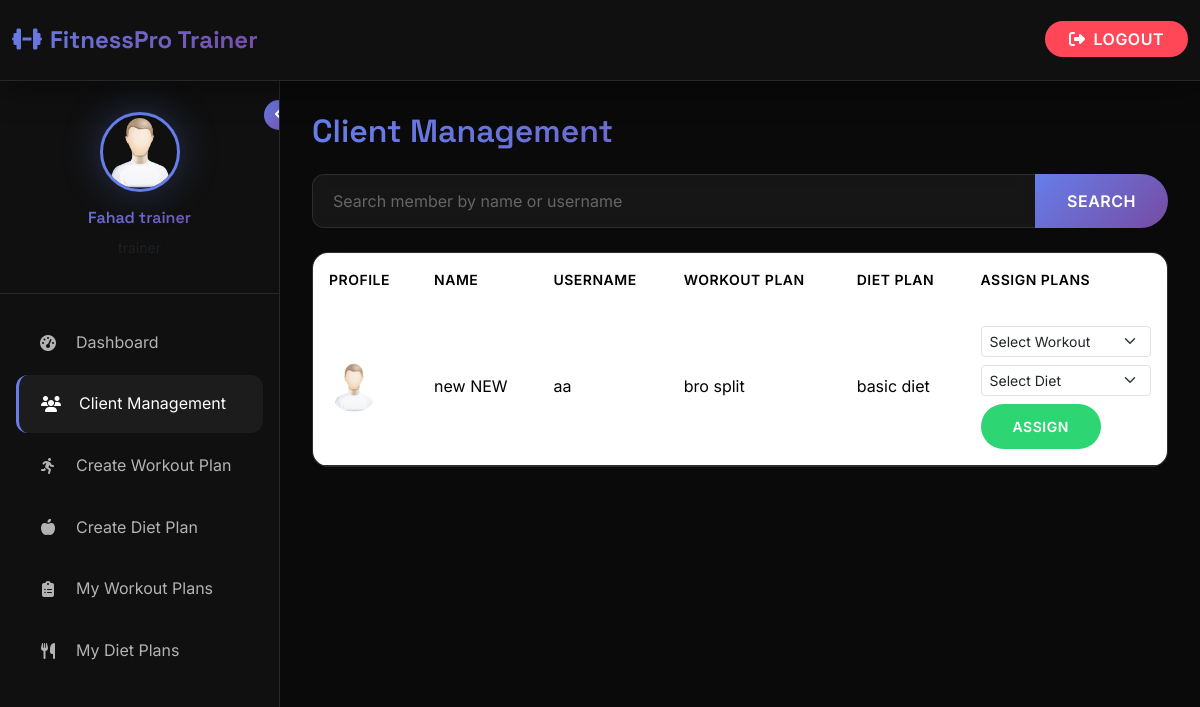
The page /trainer/clients (signed in) on the database its author committed.
### gym_management/gym_app/models.py (models this page shows, shortened)
class Trainer(models.Model):
    first_name = models.CharField(max_length=50)
    last_name = models.CharField(max_length=50)
    email = models.CharField(max_length=50, null=True, blank=True)
    phone_number = models.CharField(max_length=20)
    username = models.CharField(max_length=150, unique=True)
    password = models.CharField(max_length=100)
    specialization = models.CharField(max_length=200, null=True, blank=True)
    image = models.ImageField(upload_to="trainers/", default="trainers/default.png", null=True, blank=True)
    created_at = models.DateTimeField(auto_now_add=True)

class Gym_user(models.Model):
    first_name = models.CharField(max_length=50)
    last_name = models.CharField(max_length=50)
    dob = models.DateField()
    phone_number = models.CharField(max_length=20)
    image = models.ImageField(upload_to="users_profile_images/", default="users_profile_images/default.png", null=True, blank=True)
    weight = models.IntegerField(null=True, blank=True)
    height = models.IntegerField(null=True, blank=True)
    date_of_joining = models.DateTimeField(auto_now_add=True)
    email = models.CharField(max_length=50, null=True, blank=True)
    username = models.CharField(max_length=150, unique=True)
    password = models.CharField(max_length=100)
    address = models.ForeignKey(Address, on_delete=models.CASCADE, null=True, blank=True)
    gender = models.ForeignKey(Gender, on_delete=models.CASCADE)
    gym_split = models.ForeignKey(Gym_split, on_delete=models.CASCADE, null=True, blank=True)
    muscle_strength = models.ForeignKey(Muscle_strength, on_delete=models.CASCADE, null=True, blank=True)
    membership_plan = models.ForeignKey(MembershipPlan, on_delete=models.CASCADE, null=True, blank=True)
    payment_proof = models.ImageField(upload_to="payment_proofs/", null=True, blank=True)
    is_approved = models.BooleanField(default=False)
    is_blocked = models.BooleanField(default=False)
    membership_start_date = models.DateField(null=True, blank=True)
    membership_end_date = models.DateField(null=True, blank=True)
    reminder_sent = models.BooleanField(default=False)
    assigned_trainer = models.ForeignKey(Trainer, on_delete=models.SET_NULL, null=True, blank=True, related_name='assigned_members')
    trainer_requested = models.BooleanField(default=False)
    assigned_workout_plan = models.ForeignKey(WorkoutPlan, on_delete=models.SET_NULL, null=True, blank=True)
    assigned_diet_plan = models.ForeignKey(DietPlan, on_delete=models.SET_NULL, null=True, blank=True)

class WorkoutPlan(models.Model):
    trainer = models.ForeignKey(Trainer, on_delete=models.CASCADE, related_name='workout_plans')
    name = models.CharField(max_length=200)
    description = models.TextField()
    difficulty_level = models.CharField(max_length=50, choices=[
        ('beginner', 'Beginner'),
        ('intermediate', 'Intermediate'),
        ('advanced', 'Advanced')
    ])
    created_at = models.DateTimeField(auto_now_add=True)
    is_default = models.BooleanField(default=False)

class DietPlan(models.Model):
    trainer = models.ForeignKey(Trainer, on_delete=models.CASCADE, related_name='diet_plans')
    name = models.CharField(max_length=200)
    description = models.TextField()
    total_calories = models.IntegerField(null=True, blank=True)
    created_at = models.DateTimeField(auto_now_add=True)
    is_default = models.BooleanField(default=False)

### gym_management/gym_app/views.py (the view)
# urls.py: path('trainer/clients', views.trainer_clients, name='trainer_clients'),
def trainer_clients(request):
    if 'trainer_id' not in request.session:
        return redirect('/trainer_login')
    trainer = Trainer.objects.get(id=request.session['trainer_id'])
    query = request.GET.get('q', '')
    members = Gym_user.objects.filter(assigned_trainer=trainer)
    if query:
        members = members.filter(
            Q(first_name__icontains=query) |
            Q(last_name__icontains=query) |
            Q(username__icontains=query)
        )
    context = {
        'trainer': trainer,
        'members': members,
        'workout_plans': WorkoutPlan.objects.filter(trainer=trainer),
        'diet_plans': DietPlan.objects.filter(trainer=trainer),
        'query': query
    }
    return render(request, 'trainer/client_management.html', context)

### gym_management/gym_app/templates/trainer/client_management.html (shortened to what this page needs)
{% extends 'base_trainer.html' %}
{% block content %}
<h2 class="gradient-text mb-4">Client Management</h2>
<form method="get" class="mb-4">
  <div class="input-group">
    <input type="text" class="form-control" name="q" placeholder="Search member by name or username" value="{{ query }}">
    <button class="btn btn-primary" type="submit">Search</button>
  </div>
</form>
{% if members %}
<div class="table-responsive">
  <table class="table table-hover">
    <thead>
      <tr>
        <th>Profile</th>
        <th>Name</th>
        <th>Username</th>
        <th>Workout Plan</th>
        <th>Diet Plan</th>
        <th>Assign Plans</th>
      </tr>
    </thead>
    <tbody>
      {% for m in members %}
      <tr>
        <td><img src="{{ m.image.url }}" width="50" class="rounded-circle"></td>
        <td>{{ m.first_name }} {{ m.last_name }}</td>
        <td>{{ m.username }}</td>
        <td>{{ m.assigned_workout_plan.name|default:"Not Assigned" }}</td>
        <td>{{ m.assigned_diet_plan.name|default:"Not Assigned" }}</td>
        <td>
          <form method="post" action="{% url 'assign_plan_to_member' %}">
            <select name="workout_plan_id" class="form-select form-select-sm mb-2">
              <option value="">Select Workout</option>
            </select>
            <select name="diet_plan_id" class="form-select form-select-sm mb-2">
              <option value="">Select Diet</option>
            </select>
            <button type="submit" class="btn btn-success btn-sm">Assign</button>
          </form>
        </td>
      </tr>
      {% endfor %}
    </tbody>
  </table>
</div>
{% else %}
<p>No members found.</p>
{% endif %}
{% endblock %}

### gym_management/gym_app/templates/base_trainer.html (shortened to what this page needs)
{% load static %}
<!DOCTYPE html>
<html lang="en">
<head>
    <link href="https://cdn.jsdelivr.net/npm/bootstrap@5.3.2/dist/css/bootstrap.min.css" rel="stylesheet">
    <link rel="stylesheet" href="https://cdnjs.cloudflare.com/ajax/libs/font-awesome/6.5.0/css/all.min.css">
    <link href="https://unpkg.com/aos@2.3.1/dist/aos.css" rel="stylesheet">
</head>
<body>
    <div class="admin-wrapper">
        <nav class="navbar navbar-expand-lg admin-navbar">
            <div class="container-fluid">
                <a class="navbar-brand" href="{% url 'trainer_dashboard' %}">
                    <i class="fas fa-dumbbell me-2"></i>FitnessPro Trainer
                </a>
                <div class="ms-auto">
                    <a href="{% url 'logout' %}" class="logout-btn">
                        <i class="fas fa-sign-out-alt me-2"></i>Logout
                    </a>
                </div>
            </div>
        </nav>
        <aside class="admin-sidebar" id="adminSidebar">
            <button class="sidebar-toggle d-none d-lg-block" onclick="toggleSidebar()">
                <i class="fas fa-angle-left" id="toggleIcon"></i>
            </button>
            <div class="admin-user-info">
                {% if trainer.image %}
                    <img src="{{ trainer.image.url }}" class="admin-user-avatar" alt="Trainer Avatar">
                {% else %}
                    <img src="{% static 'images/find_user.png' %}" class="admin-user-avatar" alt="Trainer Avatar">
                {% endif %}
                <h6 class="gradient-text">{{ trainer.first_name }} {{ trainer.last_name }}</h6>
                <small class="text-muted">{{ trainer.specialization|default:"Fitness Trainer" }}</small>
            </div>
            <nav class="admin-nav">
                <div class="admin-nav-item">
                    <a href="{% url 'trainer_dashboard' %}" class="admin-nav-link {% if request.path == '/trainer/dashboard' %}active{% endif %}">
                        <i class="fas fa-tachometer-alt"></i>
                        <span>Dashboard</span>
                    </a>
                </div>
                <div class="admin-nav-item">
                    <a href="{% url 'trainer_clients' %}" class="admin-nav-link {% if request.path == '/trainer/clients' %}active{% endif %}">
                        <i class="fas fa-users"></i>
                        <span>Client Management</span>
                    </a>
                </div>
                <div class="admin-nav-item">
                    <a href="{% url 'create_workout_plan_page' %}" class="admin-nav-link {% if request.path == '/trainer/create-workout-plan' %}active{% endif %}">
                        <i class="fas fa-running"></i>
                        <span>Create Workout Plan</span>
                    </a>
                </div>
                <div class="admin-nav-item">
                    <a href="{% url 'create_diet_plan_page' %}" class="admin-nav-link {% if request.path == '/trainer/create-diet-plan' %}active{% endif %}">
                        <i class="fas fa-apple-alt"></i>
                        <span>Create Diet Plan</span>
                    </a>
                </div>
                <div class="admin-nav-item">
                    <a href="{% url 'trainer_workout_plans' %}" class="admin-nav-link {% if request.path == '/trainer/workout-plans' %}active{% endif %}">
                        <i class="fas fa-clipboard-list"></i>
                        <span>My Workout Plans</span>
                    </a>
                </div>
                <div class="admin-nav-item">
                    <a href="{% url 'trainer_diet_plans' %}" class="admin-nav-link {% if request.path == '/trainer/diet-plans' %}active{% endif %}">
                        <i class="fas fa-utensils"></i>
                        <span>My Diet Plans</span>
                    </a>
                </div>
            </nav>
        </aside>
        <main class="admin-content" id="adminContent">
            {% block content %}{% endblock %}
        </main>
    </div>
</body>
</html>

### rows shown on the page
Trainer: image (placeholder picture), first_name "Fahad", last_name "trainer"
Gym_user: image (placeholder picture), first_name "new", last_name "NEW", username "aa", assigned_workout_plan.name "bro split", assigned_diet_plan.name "basic diet"
